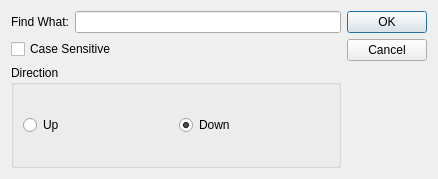
<?xml version="1.0" encoding="UTF-8"?>
<ui version="4.0">
 <class>findtext</class>
 <widget class="QDialog" name="findtext">
  <property name="geometry">
   <rect>
    <x>0</x>
    <y>0</y>
    <width>438</width>
    <height>179</height>
   </rect>
  </property>
  <property name="windowTitle">
   <string>Find</string>
  </property>
  <layout class="QGridLayout" name="gridLayout">
   <item row="0" column="0">
    <layout class="QVBoxLayout" name="verticalLayout_3">
     <item>
      <layout class="QHBoxLayout" name="horizontalLayout_3">
       <item>
        <layout class="QVBoxLayout" name="verticalLayout_2">
         <item>
          <layout class="QHBoxLayout" name="horizontalLayout_2">
           <item>
            <widget class="QLabel" name="label">
             <property name="text">
              <string>Find What:</string>
             </property>
            </widget>
           </item>
           <item>
            <widget class="QLineEdit" name="lineEdit"/>
           </item>
          </layout>
         </item>
         <item>
          <widget class="QCheckBox" name="checkBox">
           <property name="text">
            <string>Case Sensitive</string>
           </property>
          </widget>
         </item>
         <item>
          <widget class="QGroupBox" name="groupBox">
           <property name="title">
            <string>Direction</string>
           </property>
           <layout class="QGridLayout" name="gridLayout_2">
            <item row="0" column="0">
             <layout class="QVBoxLayout" name="verticalLayout">
              <item>
               <layout class="QHBoxLayout" name="horizontalLayout">
                <item>
                 <widget class="QRadioButton" name="radioButton">
                  <property name="text">
                   <string>Up</string>
                  </property>
                 </widget>
                </item>
                <item>
                 <widget class="QRadioButton" name="radioButton_2">
                  <property name="text">
                   <string>Down</string>
                  </property>
                  <property name="checked">
                   <bool>true</bool>
                  </property>
                 </widget>
                </item>
               </layout>
              </item>
             </layout>
            </item>
           </layout>
          </widget>
         </item>
        </layout>
       </item>
       <item>
        <widget class="QDialogButtonBox" name="buttonBox_2">
         <property name="orientation">
          <enum>Qt::Vertical</enum>
         </property>
         <property name="standardButtons">
          <set>QDialogButtonBox::Cancel|QDialogButtonBox::Ok</set>
         </property>
         <property name="centerButtons">
          <bool>false</bool>
         </property>
        </widget>
       </item>
      </layout>
     </item>
    </layout>
   </item>
  </layout>
 </widget>
 <resources/>
 <connections/>
</ui>
